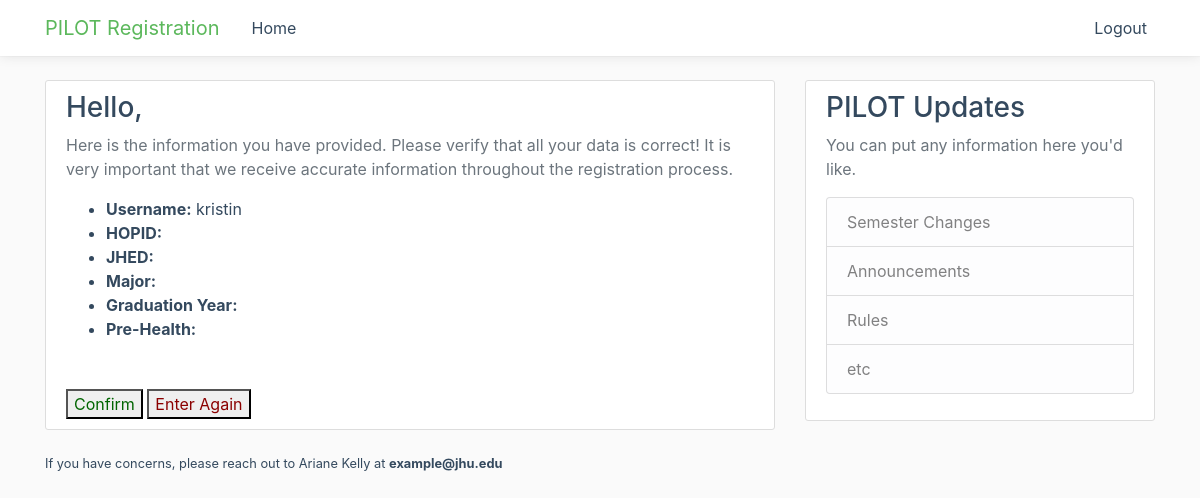
/19/results/ (signed in), run on an earlier commit of the app's database.
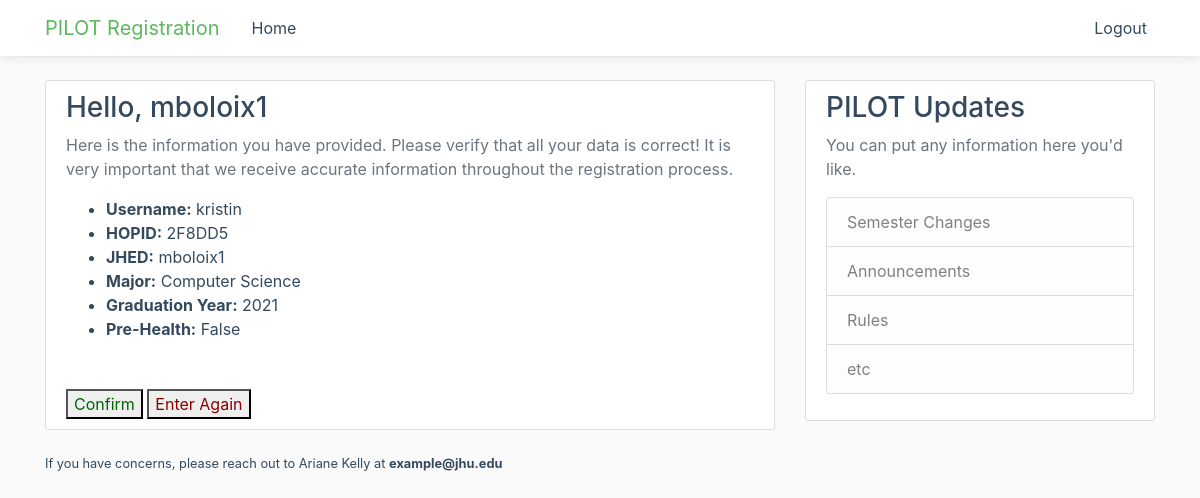
And on a later commit of the database.
### one/models.py (models this page shows, shortened)
class StudentUser(models.Model):
	user = models.OneToOneField(User, on_delete=models.CASCADE)
	hopid = models.CharField(max_length=200)
	jhed = models.CharField(max_length=200)
	major = models.CharField(max_length=100)
	grad_year = models.CharField(max_length=4)
	pre_health = models.BooleanField(default=False)

### one/views.py (the view)
# urls.py: path('<int:pk>/results/', views.get_results, name='results'),
@login_required
def get_results(request, pk):
	student = StudentUser.objects.filter(id=pk).first()
	if request.method == 'POST':
			return redirect('one:detail', pk=student.id)
	else:
		context = {
			'title': 'Your Information | PILOT Registration',
			'student': student
		}
		return render(request, 'one/results.html/', context=context)

### one/templates/one/results.html
{% extends "one/base.html" %}
{% block content %}
<div class="content-section">
	<h3>Hello, {{ student.jhed }}</h3>
	<p class="text-muted">Here is the information you have provided. Please verify that all your data is correct! It is very important that we receive accurate information throughout the registration process.</p>
	<ul>
		<li><b>Username:</b> {{user.username}}</li>
		<li><b>HOPID:</b> {{student.hopid}}</li>
		<li><b>JHED:</b> {{student.jhed}}</li>
		<li><b>Major:</b> {{student.major}}</li>
		<li><b>Graduation Year:</b> {{student.grad_year}}</li>
		<li><b>Pre-Health:</b> {{student.pre_health}}</li>
	</ul><br><br>
		<button>
		<a style="text-decoration: none; color: darkgreen;" href="{% url 'one:detail' student.id %}">Confirm</a>
	</button>
		<button>
			<a style="text-decoration: none; color: darkred;" href="{% url 'one:data' %}">Enter Again</a>
		</button>
</div>
{% endblock content %}

### one/templates/one/base.html (shortened to what this page needs)
{% load static %}
<!DOCTYPE html>
<html>
<head>
	<link rel="stylesheet" href="https://maxcdn.bootstrapcdn.com/bootstrap/4.0.0/css/bootstrap.min.css">
	<link rel="stylesheet" type="text/css" href="{% static 'one/main.css' %}">
</head>
<body>
<header class="site-header">
	<nav class="navbar navbar-expand-md navbar-dark bg-white fixed-top">
		<div class="container navigation">
			<a class="navbar-brand mr-4" href="{% url 'one:home' %}">PILOT Registration</a>
			<div class="collapse navbar-collapse" id="navbarToggle">
				<div class="navbar-nav mr-auto">
					<a class="nav-item nav-link" href="{% url 'one:home' %}">Home</a>
				</div>
				<div class="navbar-nav">
					{% if user.is_authenticated %}
					<a class="nav-item nav-link" href="{% url 'one:logout' %}">Logout</a>
					{% else %}
					<a class="nav-item nav-link" href="{% url 'one:login' %}">Login</a>
					<a class="nav-item nav-link" href="{% url 'one:sign_in' %}">Create an Account</a>
					{% endif %}
				</div>
			</div>
		</div>
	</nav>
</header>
<main role="main" class="container">
	<div class="row">
		<div class="col-md-8">
			{% block content %}{% endblock %}
			<small>If you have concerns, please reach out to Ariane Kelly at <b>example@jhu.edu</b></small><br>
		</div>
		<div class="col-md-4">
			<div class="content-section">
				<h3>PILOT Updates</h3>
				<p class='text-muted'>You can put any information here you'd like.
				<ul class="list-group">
					<li class="list-group-item list-group-item-light">Semester Changes</li>
					<li class="list-group-item list-group-item-light">Announcements</li>
					<li class="list-group-item list-group-item-light">Rules</li>
					<li class="list-group-item list-group-item-light">etc</li>
				</ul>
				</p>
			</div>
		</div>
	</div>
</main>
</body>
</html>

### one/static/one/main.css (style rules this page uses)
body { background: #fafafa; color: #34495E; margin-top: 5rem; }
.navbar-dark .navbar-brand { color: #5cb85c; }
h1, h2, h3, h4, h5, h6 { color: #34495E; }
ul { margin: 0; }
.bg-white { background-color: #ffffff; box-shadow: 0 0 12px rgba(0, 0, 0, 0.1), 0 0 1px rgba(0, 0, 0, 0.15); min-height: 50px; z-index: 1000; }
.site-header .navbar-nav .nav-link { color: #34495E; }
.content-section { background: #ffffff; padding: 10px 20px; border: 1px solid #dddddd; border-radius: 3px; margin-bottom: 20px; }

What changed in the data, as far as the page shows it:
added StudentUser: jhed "mboloix1", hopid "2F8DD5", major "Computer Science", grad_year "2021", pre_health "False"
